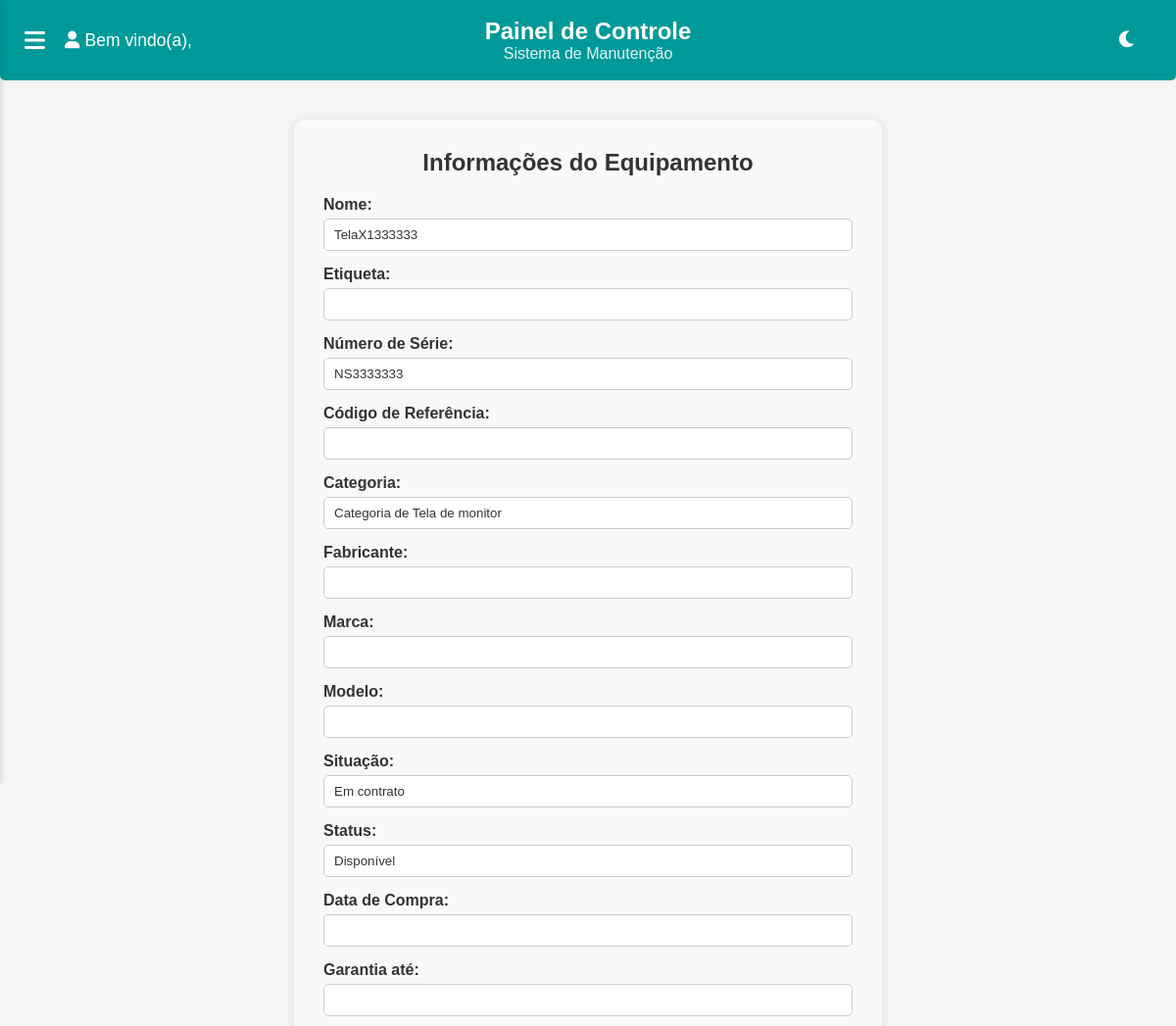
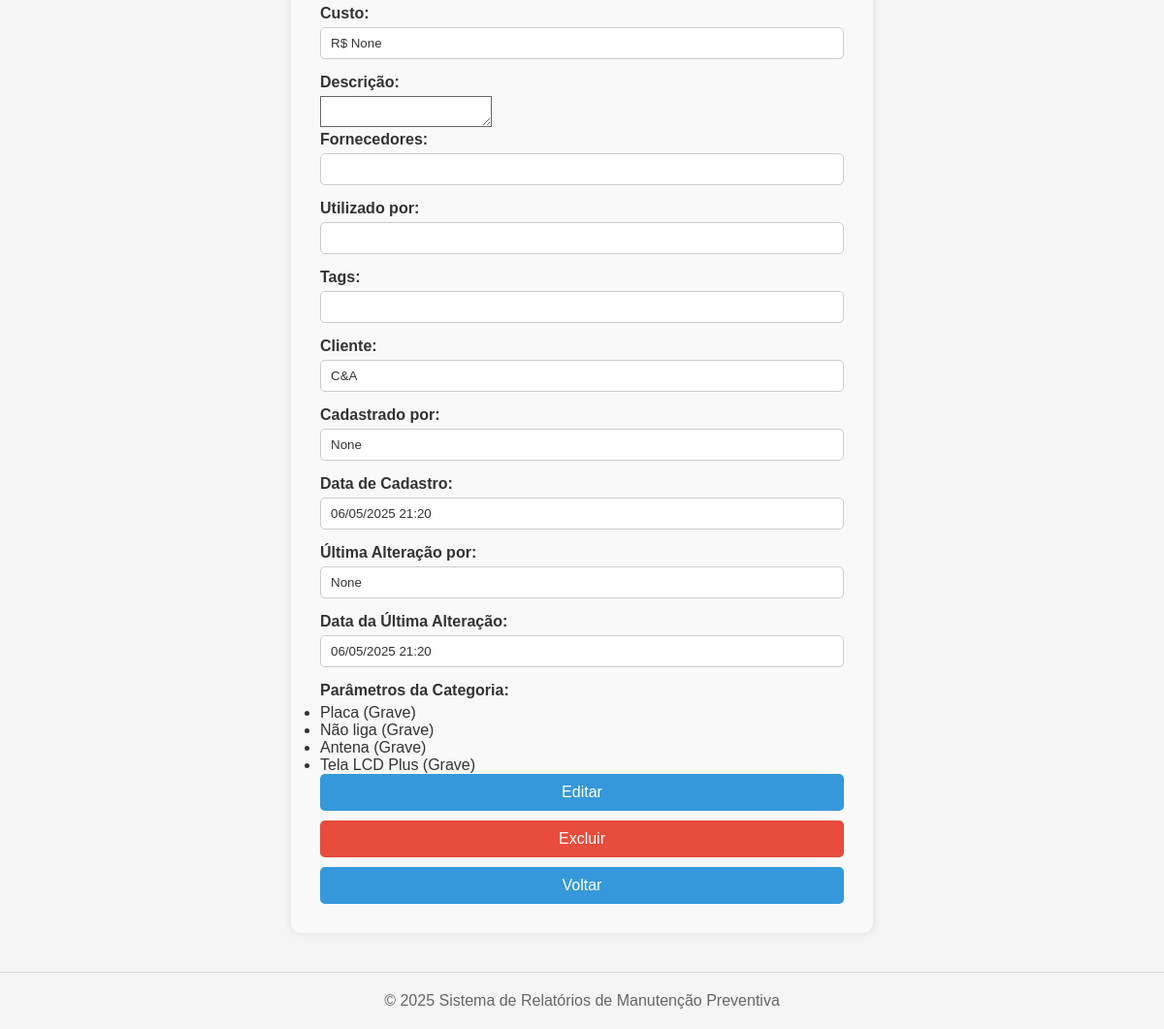
/equipamentos/13/, run on the app's committed database (2 pictures, top to bottom).
### equipamentos/models.py (models this page shows, shortened)
class Equipamento(models.Model):
    SITUACAO_CHOICES = (
        ('em_contrato', 'Em contrato'),
        ('sem_contrato', 'Sem contrato'),
    )
    STATUS_CHOICES = (
        ('em_producao', 'Em Produção'),
        ('disponivel', 'Disponível'),
        ('em_manutencao', 'Em Manutenção'),
        ('danificado', 'Danificado'),
        ('indisponivel', 'Indisponível'),
    )
    nome = models.CharField(max_length=255)
    etiqueta = models.CharField(max_length=100, blank=True)
    numero_serie = models.CharField(max_length=100, unique=True)
    codigo_referencia = models.CharField(max_length=100, blank=True)
    categoria = models.ForeignKey(CategoriaEquipamento, on_delete=models.SET_NULL, null=True, blank=True)
    fabricante = models.CharField(max_length=100, blank=True)
    marca = models.CharField(max_length=100, blank=True)
    modelo = models.CharField(max_length=100, blank=True)
    situacao = models.CharField(max_length=20, choices=SITUACAO_CHOICES, default='em_contrato')
    status = models.CharField(max_length=20, choices=STATUS_CHOICES, default='disponivel')
    data_compra = models.DateField(null=True, blank=True)
    data_garantia = models.DateField(null=True, blank=True)
    custo = models.DecimalField(max_digits=10, decimal_places=2, null=True, blank=True)
    descricao = models.TextField(blank=True)
    fornecedores = models.CharField(max_length=255, blank=True)
    utilizado_por = models.CharField(max_length=255, blank=True)
    tags = models.CharField(max_length=255, blank=True)
    cliente = models.ForeignKey(Cliente, on_delete=models.SET_NULL, null=True, blank=True)
    cadastrado_por = models.ForeignKey(Usuario, on_delete=models.SET_NULL, null=True, blank=True, related_name='equipamentos_cadastrados')
    cadastrado_em = models.DateTimeField(auto_now_add=True)
    alterado_por = models.ForeignKey(Usuario, on_delete=models.SET_NULL, null=True, blank=True, related_name='equipamentos_alterados')
    alterado_em = models.DateTimeField(auto_now=True)
    parametros_personalizados = models.ManyToManyField(ParametroEquipamento, blank=True)

class CategoriaEquipamento(models.Model):
    nome = models.CharField(max_length=100, unique=True)
    parametros = models.ManyToManyField(ParametroEquipamento, blank=True)
    def __str__(self):
        return self.nome

class ParametroEquipamento(models.Model):
    nome = models.CharField(max_length=100, unique=True)
    GRAVIDADES = (
        ('leve', 'Leve'),
        ('medio', 'Médio'),
        ('grave', 'Grave'),
    )
    gravidade = models.CharField(max_length=10, choices=GRAVIDADES)
    avaliacao_ajuda = models.TextField(
        blank=True,
        verbose_name="Como avaliar",
        help_text="Descreva como o analista deve avaliar este parâmetro."
    )

### clientes/models.py (models this page shows)
class Cliente(models.Model):
    nome_fantasia = models.CharField(max_length=255)
    razao_social = models.CharField(max_length=255, blank=True)
    cnpj = models.CharField(max_length=18, unique=True)
    email = models.EmailField(blank=True)
    endereco = models.CharField(max_length=255)
    sigla = models.CharField(max_length=50, blank=True, verbose_name='Sigla do Cliente')
    unidade = models.CharField(max_length=100, blank=True)
    sub_local = models.CharField(max_length=100, blank=True, verbose_name='Sub-local')
    responsavel = models.CharField(max_length=255, blank=True)
    logo = models.ImageField(upload_to='clientes/logos/', null=True, blank=True)
    numero_contrato = models.CharField(max_length=100, blank=True)
    data_inicio_contrato = models.DateField(null=True, blank=True)
    data_vencimento_contrato = models.DateField(null=True, blank=True)
    data_cadastro = models.DateTimeField(default=timezone.now, editable=False)
    def __str__(self):
        return self.nome_fantasia

### equipamentos/views.py (the view)
# urls.py: path('<int:pk>/', views.detalhes_equipamento, name='detalhes_equipamento'),
def detalhes_equipamento(request, pk):
    equipamento = get_object_or_404(Equipamento, pk=pk)
    return render(request, 'equipamentos/detalhes_equipamento.html', {'equipamento': equipamento})

### equipamentos/templates/equipamentos/detalhes_equipamento.html (shortened to what this page needs)
{% extends 'base.html' %}
{% load static %}
{% block extrahead %}
    <link rel="stylesheet" href="{% static 'css/usuario.css' %}">
{% endblock %}
{% block content %}
<div class="form-container">
    <h2>Informações do Equipamento</h2>
    <label>Nome:</label>
    <input type="text" value="{{ equipamento.nome }}" readonly>
    <label>Etiqueta:</label>
    <input type="text" value="{{ equipamento.etiqueta }}" readonly>
    <label>Número de Série:</label>
    <input type="text" value="{{ equipamento.numero_serie }}" readonly>
    <label>Código de Referência:</label>
    <input type="text" value="{{ equipamento.codigo_referencia }}" readonly>
    <label>Categoria:</label>
    <input type="text" value="{{ equipamento.categoria }}" readonly>
    <label>Fabricante:</label>
    <input type="text" value="{{ equipamento.fabricante }}" readonly>
    <label>Marca:</label>
    <input type="text" value="{{ equipamento.marca }}" readonly>
    <label>Modelo:</label>
    <input type="text" value="{{ equipamento.modelo }}" readonly>
    <label>Situação:</label>
    <input type="text" value="{{ equipamento.get_situacao_display }}" readonly>
    <label>Status:</label>
    <input type="text" value="{{ equipamento.get_status_display }}" readonly>
    <label>Data de Compra:</label>
    <input type="text" value="{{ equipamento.data_compra|date:'d/m/Y' }}" readonly>
    <label>Garantia até:</label>
    <input type="text" value="{{ equipamento.data_garantia|date:'d/m/Y' }}" readonly>
    <label>Custo:</label>
    <input type="text" value="R$ {{ equipamento.custo }}" readonly>
    <label>Descrição:</label>
    <textarea readonly>{{ equipamento.descricao }}</textarea>
    <label>Fornecedores:</label>
    <input type="text" value="{{ equipamento.fornecedores }}" readonly>
    <label>Utilizado por:</label>
    <input type="text" value="{{ equipamento.utilizado_por }}" readonly>
    <label>Tags:</label>
    <input type="text" value="{{ equipamento.tags }}" readonly>
    <label>Cliente:</label>
    <input type="text" value="{{ equipamento.cliente }}" readonly>
    <label>Cadastrado por:</label>
    <input type="text" value="{{ equipamento.cadastrado_por }}" readonly>
    <label>Data de Cadastro:</label>
    <input type="text" value="{{ equipamento.cadastrado_em|date:'d/m/Y H:i' }}" readonly>
    <label>Última Alteração por:</label>
    <input type="text" value="{{ equipamento.alterado_por }}" readonly>
    <label>Data da Última Alteração:</label>
    <input type="text" value="{{ equipamento.alterado_em|date:'d/m/Y H:i' }}" readonly>
    <label>Parâmetros da Categoria:</label>
    {% if equipamento.categoria and equipamento.categoria.parametros.all %}
        <ul>
        {% for parametro in equipamento.categoria.parametros.all %}
            <li>{{ parametro.nome }} ({{ parametro.get_gravidade_display }})</li>
        {% endfor %}
        </ul>
    {% else %}
        <p>Nenhum parâmetro definido para esta categoria.</p>
{% endif %}
    <a href="{% url 'equipamentos:editar_equipamento' equipamento.pk %}">
        <button type="button">Editar</button>
    </a>
    <form method="POST" action="{% url 'equipamentos:excluir_equipamento' equipamento.pk %}" style="margin-top: 10px;">
        <button type="submit" onclick="return confirm('Tem certeza que deseja excluir este equipamento?');" style="background-color: #e74c3c;">Excluir</button>
    </form>
    <a href="{% url 'equipamentos:listar_equipamentos' %}">
        <button type="button" style="margin-top: 10px;">Voltar</button>
    </a>
</div>
{% endblock %}

### static/css/global.css (style rules this page uses)
* { margin: 0; padding: 0; box-sizing: border-box; font-family: Arial, sans-serif; }
:root { --primary-color: #009999; --secondary-color: #008080; --background-color: #f5f5f5; --card-background: white; --subcard-background: #f0f0f0; --text-color: #333; --text-secondary: #666; }
body { background-color: var(--background-color); color: var(--text-color); min-height: 100vh; margin: 0; display: flex; flex-direction: column; }
label { color: var(--text-color); }
input[type="text"], input[type="date"], input[type="email"], input[type="tel"], input[type="password"], textarea, select { background-color: var(--card-background); color: var(--text-color); border-color: var(--text-secondary); }
button { background-color: #009999; color: white; border: none; padding: 10px 20px; border-radius: 5px; cursor: pointer; font-size: 14px; transition: all 0.3s ease; }

### static/css/usuario.css (style rules this page uses)
.form-container { max-width: 600px; margin: 40px auto; background-color: #f9f9f9; padding: 30px; border-radius: 10px; box-shadow: 0 0 10px rgba(0, 0, 0, 0.1); }
.form-container h2 { margin-bottom: 20px; text-align: center; color: #333; }
.form-container label { display: block; margin-bottom: 5px; font-weight: bold; }
.form-container input[type="text"], .form-container input[type="email"], .form-container input[type="file"], .form-container select { width: 100%; padding: 8px 10px; margin-bottom: 15px; border: 1px solid #ccc; border-radius: 5px; }
.form-container button { width: 100%; padding: 10px; background-color: #3498db; border: none; color: white; font-size: 16px; border-radius: 5px; cursor: pointer; }

### data on the page
Equipamento: nome "TelaX1333333", numero_serie "NS3333333", categoria "Categoria de Tela de monitor", situacao "Em contrato", status "Disponível", custo "R$ None", cliente "C&A", cadastrado_por "None", cadastrado_em "06/05/2025 21:20", alterado_por "None", alterado_em "06/05/2025 21:20"
ParametroEquipamento: nome "Placa", gravidade "Grave"
ParametroEquipamento: nome "Não liga", gravidade "Grave"
ParametroEquipamento: nome "Antena", gravidade "Grave"
ParametroEquipamento: nome "Tela LCD Plus", gravidade "Grave"
